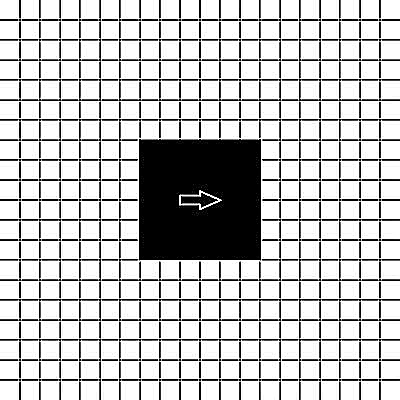
#> input picture 图像处理与可视化/Homework/数字图像处理 07/FFD/grid.png, 400 x 400 px
$ python ffd_backward.py
#> lines starting #> are read from the running program, lines starting #| are printed output that depends on the picture
import numpy as np
from collections import defaultdict
import matplotlib
matplotlib.use('TkAgg') # 可交互
import matplotlib.pyplot as plt
matplotlib.rc("font",family='YouYuan') # 显示中文字体
from PIL import Image

def interpolate(image, indices, method="bilinear"):
    """
    Interpolation function to calculate grayscale values at given indices in the image.

    Parameters:
        image (np.ndarray): Input image as a 2D array.
        indices (np.ndarray): Image-like 3D array where each element is the original (x, y) index.
        method (str): Interpolation method ("nearest", "bilinear", or "bicubic").

    Returns:
        np.ndarray: Interpolated grayscale values in the shape of the input indices array.
    """
    original_height, original_width = image.shape

    # Extract x and y coordinates from the indices array
    x, y = indices[..., 0].ravel(), indices[..., 1].ravel()

    if method == "nearest":
        x_nearest = np.clip(np.round(x).astype(int), 0, original_height - 1)
        y_nearest = np.clip(np.round(y).astype(int), 0, original_width - 1)
        result = image[x_nearest, y_nearest]

    elif method == "bilinear":
        x0 = np.clip(np.floor(x).astype(int), 0, original_height - 1)
        y0 = np.clip(np.floor(y).astype(int), 0, original_width - 1)
        x1 = np.clip(x0 + 1, 0, original_height - 1)
        y1 = np.clip(y0 + 1, 0, original_width - 1)

        dx = x - x0
        dy = y - y0

        I11 = image[x0, y0]
        I12 = image[x0, y1]
        I21 = image[x1, y0]
        I22 = image[x1, y1]

        result = (
            I11 * (1 - dx) * (1 - dy) +
            I12 * (1 - dx) * dy +
            I21 * dx * (1 - dy) +
            I22 * dx * dy
        )

    elif method == "bicubic":
        def cubic_weight(t):
            abs_t = np.abs(t)
            return np.where(
                abs_t <= 1,
                1.5 * abs_t**3 - 2.5 * abs_t**2 + 1,
                np.where(
                    (1 < abs_t) & (abs_t < 2),
                    -0.5 * abs_t**3 + 2.5 * abs_t**2 - 4 * abs_t + 2,
                    0
                )
            )

        x0 = np.floor(x).astype(int)
        y0 = np.floor(y).astype(int)

        result = np.zeros(len(x))
        for m in range(-1, 3):
            for n in range(-1, 3):
                x_idx = np.clip(x0 + m, 0, original_height - 1)
                y_idx = np.clip(y0 + n, 0, original_width - 1)
                weights = cubic_weight(x - (x0 + m)) * cubic_weight(y - (y0 + n))
                result += image[x_idx, y_idx] * weights

        result = np.clip(result, 0, 255)

    else:
        raise ValueError("Invalid interpolation method. Choose 'nearest', 'bilinear', or 'bicubic'.")

    # Reshape the result to match the shape of indices array
    return result.reshape(indices.shape[:2])

# Function for cubic B-spline basis
def beta(u):
    """
    Compute the B-spline basis functions for u, where u ∈ [0, 1).
    """
    beta = np.zeros(4)
    beta[0] = (1 - u)**3 / 6
    beta[1] = (3 * u**3 - 6 * u**2 + 4) / 6
    beta[2] = (-3 * u**3 + 3 * u**2 + 3 * u + 1) / 6
    beta[3] = u**3 / 6
    return beta

def inversely_transform_image_ffd(image, n_x, n_y, shift_dict, interpolation_method="bilinear"):
    """
    Perform inverse FFD to transform the image based on control point displacements.
    """
    # Initialize control points
    def return_no_shift():
        return np.zeros(2)

    # Use defaultdict to store the shifts of control points (default value is zero displacement)
    control_points = defaultdict(lambda: np.zeros(2))  # Default is [0, 0] for control points
    for (i, j), (delta_y, delta_x) in shift_dict.items():
        control_points[(i, j)] = np.array([delta_y, delta_x])  # Store displacement for control points

    # Get image dimensions
    height, width = image.shape
    ly = height / n_y  # Grid cell height
    lx = width / n_x   # Grid cell width

    # Prepare a mesh grid for source coordinates
    y, x = np.meshgrid(np.arange(height), np.arange(width), indexing="ij")
    source_coords = np.stack((y.ravel(), x.ravel()), axis=-1)
    source_coords = source_coords.reshape((height, width, 2)).astype(np.float64)

    for x_idx in range(width):  # Iterate over all pixels in the image
        ix = np.floor(x_idx / lx) - 1
        u = (x_idx / lx) - np.floor(x_idx / lx)
        beta_u = beta(u)

        for y_idx in range(height):
            iy = np.floor(y_idx / ly) - 1
            v = (y_idx / ly) - np.floor(y_idx / ly)
            beta_v = beta(v)

            # Sum over the neighboring control points using the B-spline weights
            for l in range(4):
                for k in range(4):
                    source_coords[y_idx, x_idx, :] += beta_u[l] * beta_v[k] * control_points[(ix + l, iy + k)]

    # Perform interpolation on the transformed coordinates
    transformed_image = interpolate(image, source_coords, method=interpolation_method)
    return transformed_image

if __name__ == "__main__":
    # Image loading and preprocessing
    image_path = 'grid.png'
    image_name = 'grid'
    image = Image.open(image_path).convert('L')  # Convert to grayscale
    image = np.array(image)

    # Initialize the shift dictionary for control points
    n_x = 20
    n_y = 20
    height, width = image.shape
#> height = 400; width = 400
    lx = width / n_x
#> lx = 20
    ly = height / n_y
#> ly = 20

    # Define control points shift
    shift_dict = dict()
    shift_dict[(7, 7)] = np.array([15, 15])
    shift_dict[(7, 10)] = np.array([0, -15])
    shift_dict[(10, 7)] = np.array([-15, 0])
    shift_dict[(7, 13)] = np.array([-15, 15])
    shift_dict[(13, 7)] = np.array([15, -15])
    shift_dict[(13, 10)] = np.array([0, 15])
    shift_dict[(10, 13)] = np.array([15, 0])
    shift_dict[(13, 13)] = np.array([-15, -15])

    # Apply the inverse transformation to the image
    transformed_image = inversely_transform_image_ffd(image, n_x, n_y, shift_dict, interpolation_method="bilinear")
#> in interpolate, `return result.reshape(indices.shape[:2])`:
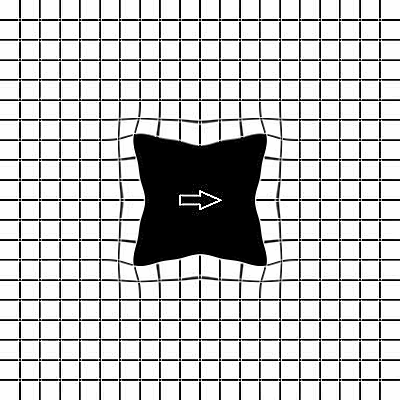
#> returned value: shape (400, 400) float64; min 0, max 255, mean 196.1; drawn with min black and max white

    # Plot the original and processed images side by side for comparison
    plt.figure(figsize=(12, 6))

    # Plot the original image
    plt.subplot(1, 2, 1)
    plt.imshow(image, cmap='gray')
    plt.title("Original Image")
    plt.axis('off')  # Hide axis ticks

    # Plot the transformed image
    plt.subplot(1, 2, 2)
    plt.imshow(transformed_image, cmap='gray')
    plt.title("Transformed Image")
    plt.axis('off')  # Hide axis ticks

    # Display the comparison
    plt.tight_layout()
    save_path = f"Comparision-{image_name}.png"
    plt.savefig(save_path)
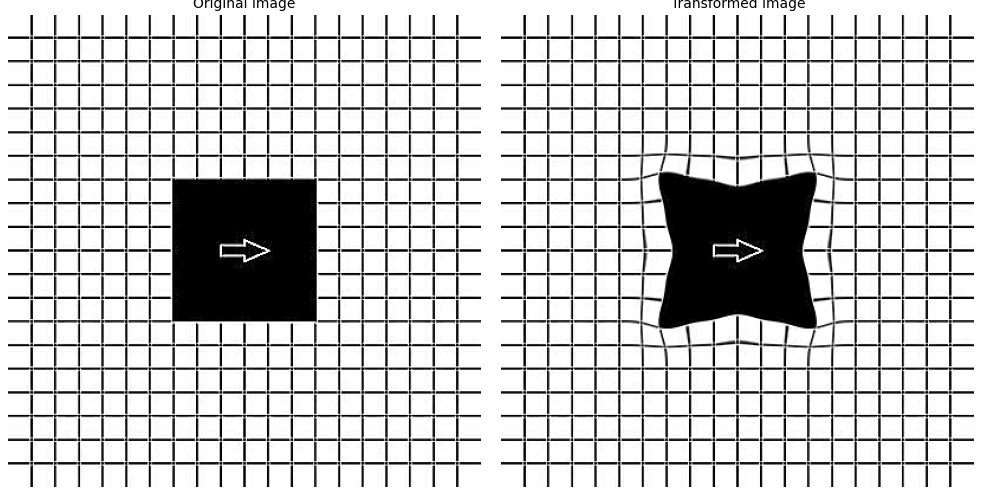
#> figure drawn by matplotlib, 2 panels
    plt.show()
